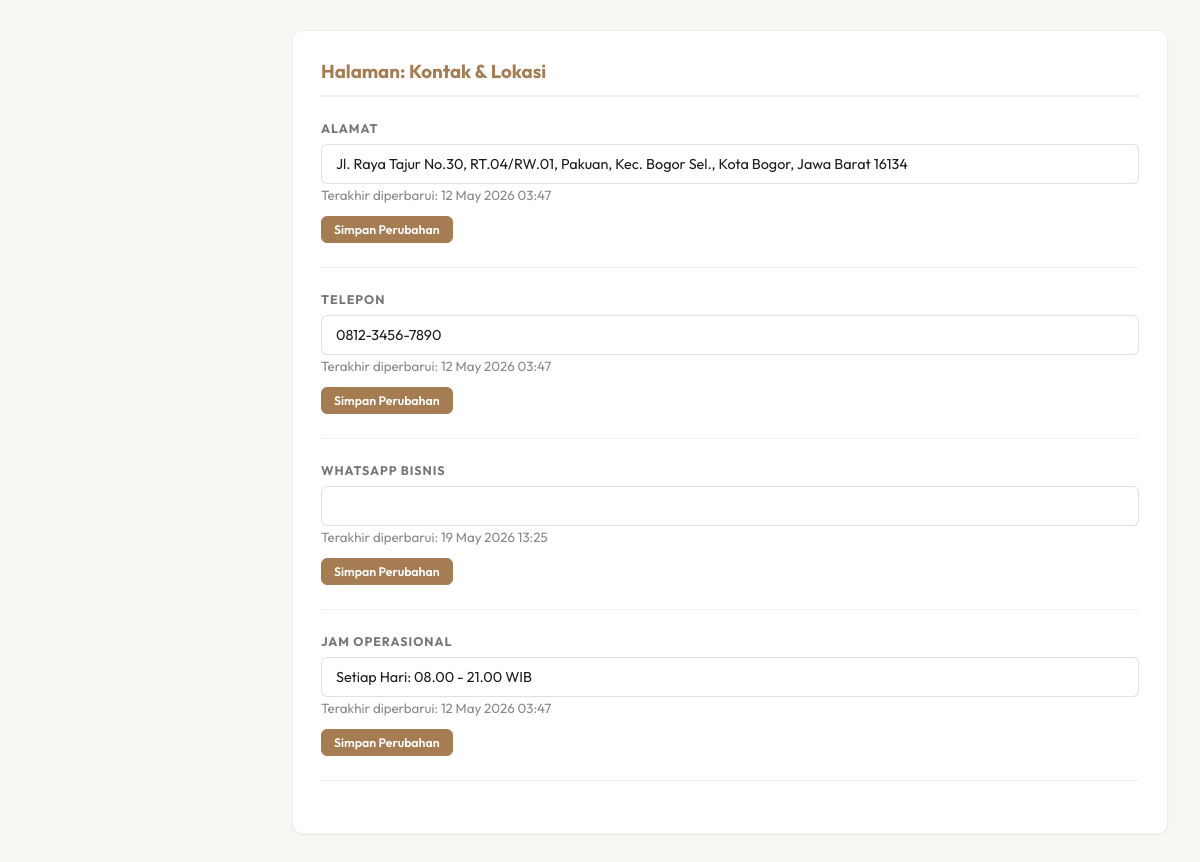
Before: /admin/konten.php (signed in, lower part) with the older database file.
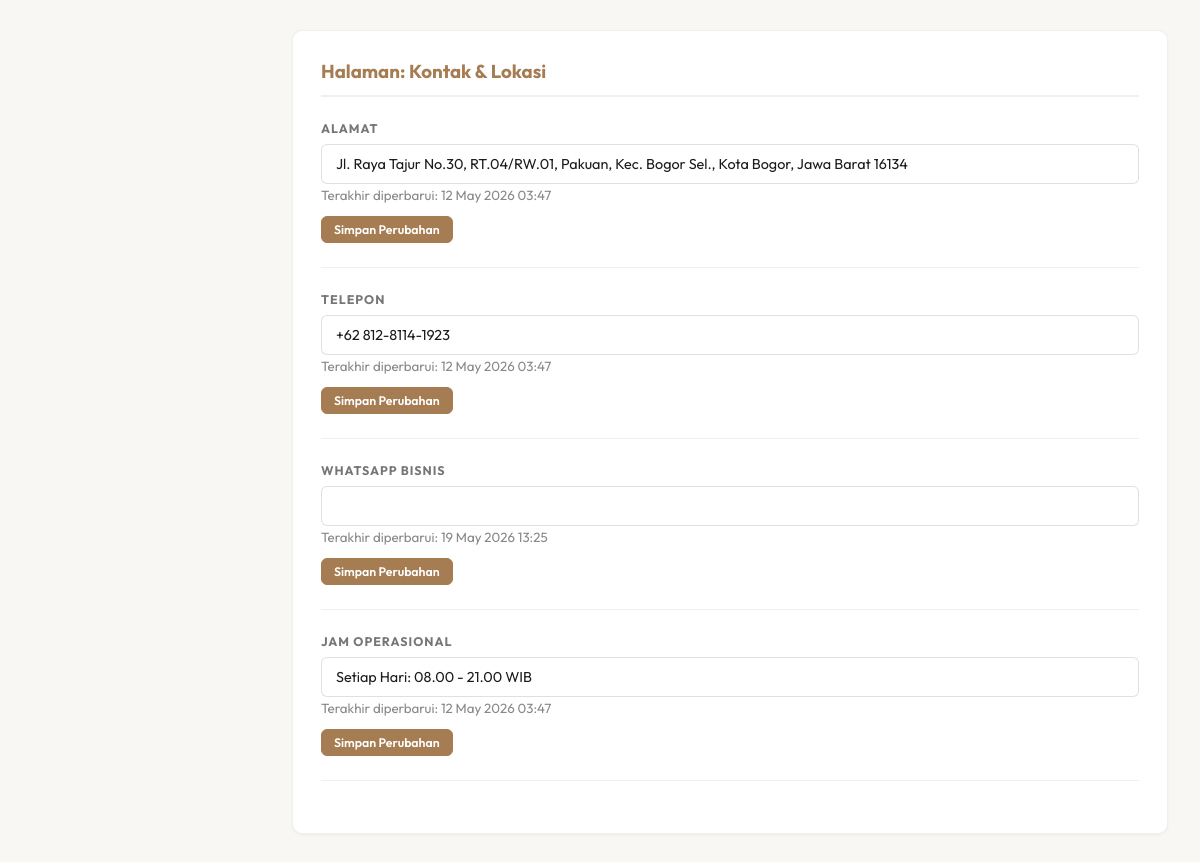
After: the same page with the newer database file.
### tables this page shows
CREATE TABLE `konten_halaman` (
  `id` int(11) NOT NULL AUTO_INCREMENT,
  `halaman` varchar(50) NOT NULL,
  `bagian` varchar(50) NOT NULL,
  `isi` text NOT NULL,
  `updated_at` timestamp NOT NULL DEFAULT current_timestamp() ON UPDATE current_timestamp(),
  PRIMARY KEY (`id`),
  UNIQUE KEY `unique_konten` (`halaman`,`bagian`)
);

### includes/functions.php (called while the page is built, shortened)
<?php
function h($string) {
    return htmlspecialchars($string ?? '', ENT_QUOTES, 'UTF-8');
}
?>

### admin/konten.php (the view, shortened to what this page needs)
<?php
require_once '../includes/admin_header.php';
$semua_konten = $pdo->query(
    "SELECT halaman, bagian, isi, updated_at FROM konten_halaman ORDER BY halaman, bagian"
)->fetchAll();
$konten_db = [];
foreach ($semua_konten as $k) {
    $konten_db[$k['halaman']][$k['bagian']] = $k;
}
$struktur_halaman = [
    'beranda' => ['tagline', 'pengantar', 'link_gofood', 'link_grabfood'],
    'tentang_kami' => ['sejarah', 'visi'],
    'kontak' => ['alamat', 'telepon', 'whatsapp', 'jam_operasional']
];
$konten_per_halaman = [];
foreach ($struktur_halaman as $halaman => $bagian_list) {
    foreach ($bagian_list as $bagian) {
        if (isset($konten_db[$halaman][$bagian])) {
            $konten_per_halaman[$halaman][$bagian] = $konten_db[$halaman][$bagian];
        } else {
            $konten_per_halaman[$halaman][$bagian] = [
                'halaman' => $halaman,
                'bagian' => $bagian,
                'isi' => '',
                'updated_at' => date('Y-m-d H:i:s')
            ];
        }
    }
}
$label_halaman = [
    'beranda'      => 'Beranda',
    'tentang_kami' => 'Tentang Kami',
    'kontak'       => 'Kontak & Lokasi',
];
$label_bagian = [
    'tagline'         => 'Tagline Hero',
    'pengantar'       => 'Teks Pengantar',
    'sejarah'         => 'Sejarah Restoran',
    'visi'            => 'Visi Restoran',
    'alamat'          => 'Alamat',
    'telepon'         => 'Telepon',
    'whatsapp'        => 'WhatsApp Bisnis',
    'jam_operasional' => 'Jam Operasional',
    'link_gofood'     => 'Link GoFood',
    'link_grabfood'   => 'Link GrabFood',
];
?>
<?php foreach ($konten_per_halaman as $halaman => $bagian_list): ?>
<div class="card" style="margin-bottom: 2rem;">
    <h3 style="margin-bottom: 1.5rem; color: var(--primary); border-bottom: 2px solid #f0f0f0; padding-bottom: 0.75rem;">
        Halaman: <?= h($label_halaman[$halaman] ?? ucfirst($halaman)) ?>
    </h3>
    <?php foreach ($bagian_list as $bagian => $data): ?>
    <form method="POST" style="margin-bottom: 1.5rem; padding-bottom: 1.5rem; border-bottom: 1px solid #f0f0f0;">
        <div class="form-group" style="margin-bottom: 0.75rem;">
            <label><?= h($label_bagian[$bagian] ?? ucfirst($bagian)) ?></label>
            <?php if (strlen($data['isi']) > 120): ?>
                <textarea name="isi" class="form-control" rows="4"><?= h($data['isi']) ?></textarea>
            <?php else: ?>
                <input type="text" name="isi" class="form-control" value="<?= h($data['isi']) ?>">
            <?php endif; ?>
            <small style="color:#888;">Terakhir diperbarui: <?= h(date('d M Y H:i', strtotime($data['updated_at']))) ?></small>
        </div>
        <button type="submit" class="btn btn-primary btn-sm">Simpan Perubahan</button>
    </form>
    <?php endforeach; ?>
</div>
<?php endforeach; ?>
<?php require_once '../includes/admin_footer.php'; ?>

Changed rows visible on the page:
changed konten_halaman (number 2 of 3 on the later page): isi "0812-3456-7890" → "+62 812-8114-1923"
